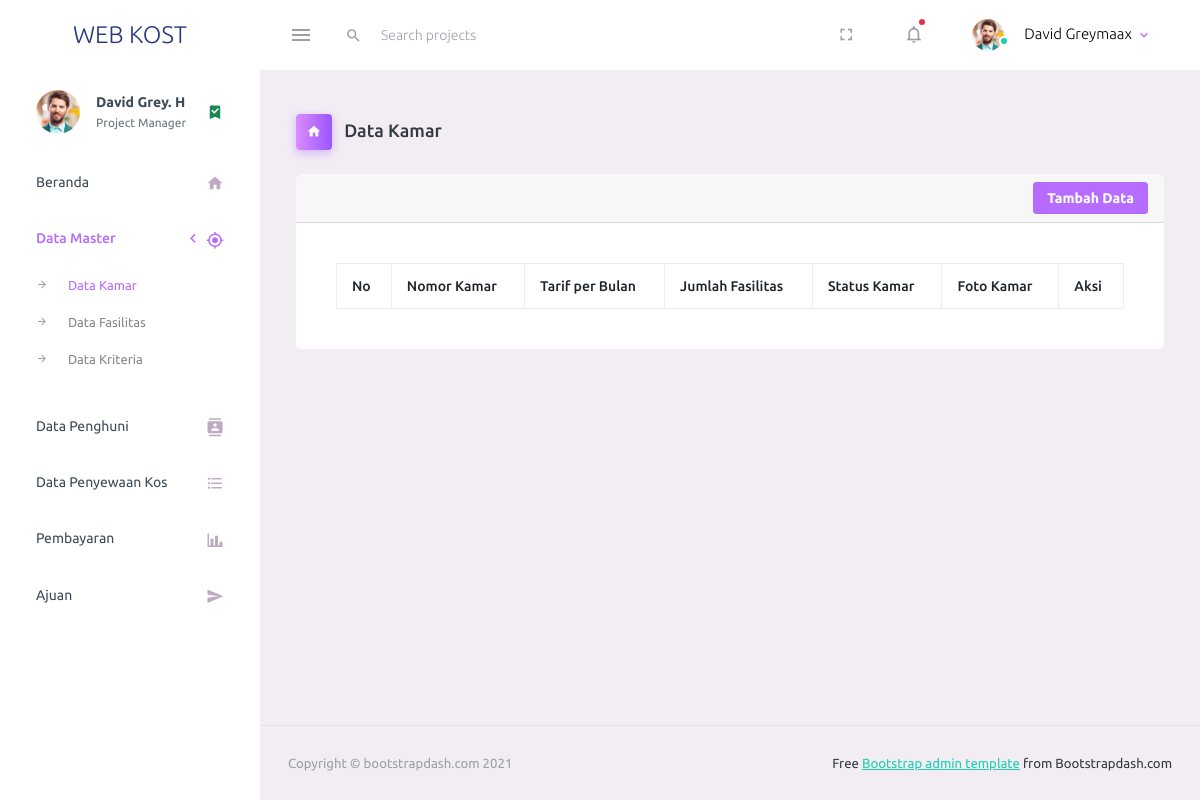
Page /index.php/admin/kamar on the earlier database version.
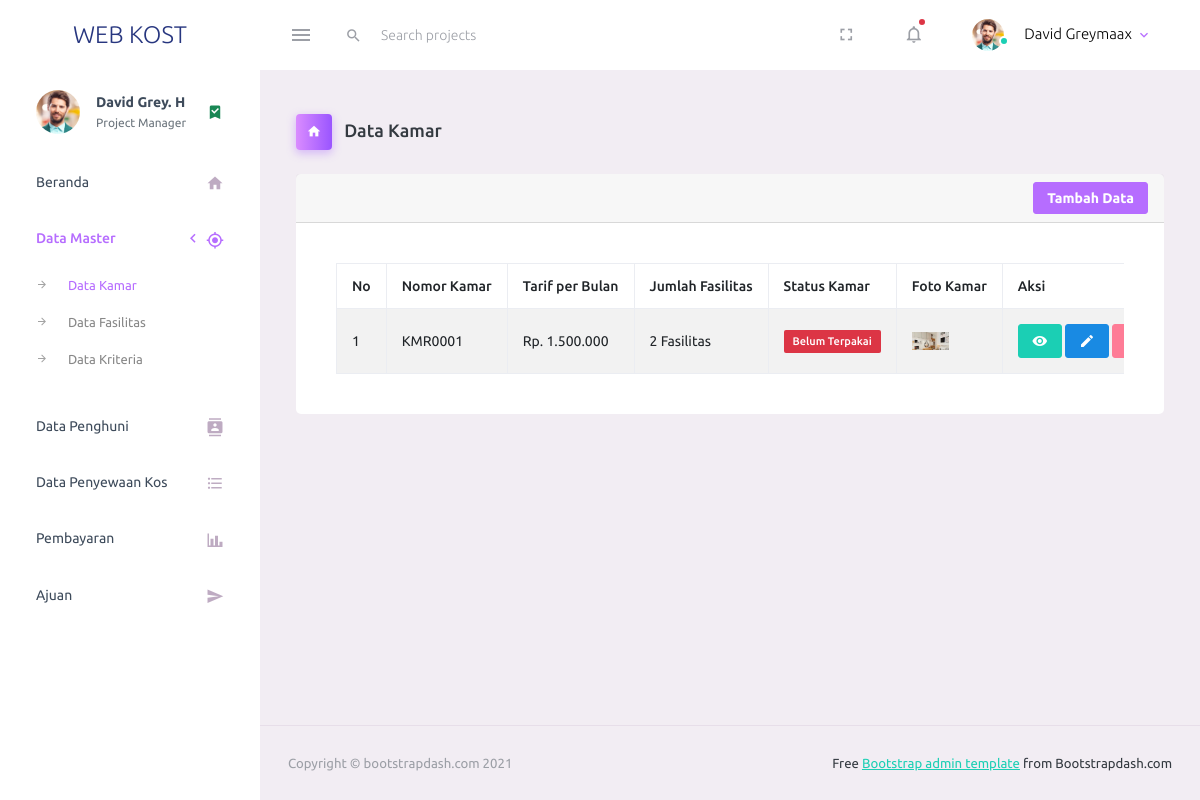
Same page on the later database version.
### tables this page shows
CREATE TABLE `tbl_kamar` (
  `id_kamar` int(11) NOT NULL,
  `id_kriteria` int(11) NOT NULL,
  `nomor_kamar` varchar(30) NOT NULL,
  `nama_fasilitas` varchar(100) NOT NULL,
  `harga` varchar(100) NOT NULL,
  `jumlah_fasilitas` varchar(100) NOT NULL,
  `foto` text NOT NULL,
  `alamat` text NOT NULL,
  `keterangan` text NOT NULL,
  `status` varchar(50) NOT NULL
);

### application/libraries/Template.php (called while the page is built, shortened)
<?php
class Template {
    var $template_data = array();
    function set($name, $value)
    {
        $this->template_data[$name] = $value;
    }
    function load($template = '', $view = '' , $view_data = array(), $return = FALSE)
    {
        $this->CI =& get_instance();
        $this->set('contents', $this->CI->load->view($view, $view_data, TRUE));
        return $this->CI->load->view($template, $this->template_data, $return);
    }
}

### application/controllers/admin/Kamar.php (called while the page is built, shortened)
<?php
class Kamar extends CI_Controller {
	public function index()
	{
		$data['title'] = 'Kamar - WebKost';
        $data['master_kamar'] = $this->kamar->get_data();
        $this->template->load('admin/v_template', 'admin/master/v_kamar', $data);
	}
}

### index.php (called while the page is built, shortened)
<?php
require_once BASEPATH.'core/CodeIgniter.php';

### application/models/KamarModel.php (called while the page is built, shortened)
<?php
class KamarModel extends CI_Model
{
    public function get_data()
    {
        $this->db->select('*');
        $this->db->from('tbl_kamar');
        $query = $this->db->get()->result();
        return $query;
    }
}

### application/views/admin/master/v_kamar.php (the view, shortened to what this page needs)
<div class="content-wrapper">
            <div class="page-header">
              <h3 class="page-title">
                <span class="page-title-icon bg-gradient-primary text-white me-2">
                  <i class="mdi mdi-home"></i>
                </span> Data Kamar
              </h3>
            </div>
            <div class="row">
              <div class="col-12 grid-margin">
                <div class="card">
                  <div class="card-header">
                      <div class="d-flex justify-content-end">
                        <a href="<?= base_url('admin/kamar/tambah') ?>" class="btn btn-primary btn-sm">Tambah Data</a>
                      </div>
                  </div>
                  <div class="card-body">
                    <div class="table-responsive">
                      <table class="table table-bordered table-striped" id="example">
                        <thead>
                          <tr>
                            <th>No</th>
                            <th>Nomor Kamar</th>
                            <th>Tarif per Bulan</th>
                            <th>Jumlah Fasilitas</th>
                            <th>Status Kamar</th>
                            <th>Foto Kamar</th>
                            <th> Aksi </th>
                          </tr>
                        </thead>
                        <tbody>
                          <?php $no=1; foreach($master_kamar as $kamar) : ?>
                          <tr>
                            <td><?= $no++; ?></td>
                            <td><?= $kamar->nomor_kamar ?></td>
                            <td><?= $kamar->harga ?></td>
                            <td><?= $kamar->jumlah_fasilitas, ' Fasilitas' ?></td>
                            <td>
                            <?php if ($kamar->status == 'Belum Terpakai'): ?>
                                <span class="badge bg-danger">Belum Terpakai</span>
                            <?php else: ?>
                                <span class="badge bg-primary">Terpakai</span>
                            <?php endif; ?>
                            </td>
                            <td>
                              <a href="<?= base_url('uploads/foto/'.$kamar->foto) ?>" target="_blank"><img src="<?= base_url('uploads/foto/'.$kamar->foto) ?>" alt="<?= $kamar->foto; ?>"></a>
                            </td>
                            <td>
                              <a href="" data-bs-target="#detailKamar<?= $kamar->nomor_kamar ?>" data-bs-toggle="modal" class="btn btn-success btn-sm"><i class="mdi mdi-eye"></i></a>
                                <a href="<?= base_url('admin/kamar/edit_kamar/'. $kamar->nomor_kamar) ?>" class="btn btn-info btn-sm"><i class="mdi mdi-pencil"></i></a>
                                <a href="" data-bs-toggle="modal" data-bs-target="#hapuskamar<?= $kamar->nomor_kamar ?>" class="btn btn-danger btn-sm"><i class="mdi mdi-delete"></i></a>
                            </td>
                          </tr>
                          <?php endforeach; ?>
                        </tbody>
                      </table>
                    </div>
                  </div>
                </div>
              </div>
            </div>
        </div>

### application/views/admin/v_template.php (shortened to what this page needs)
<!DOCTYPE html>
<html lang="en">
  <head>
    <link rel="stylesheet" href="<?= base_url('assets/vendors/mdi/css/materialdesignicons.min.css') ?>">
    <link rel="stylesheet" href="<?= base_url('assets/vendors/css/vendor.bundle.base.css') ?>">
    <link rel="stylesheet" href="<?= base_url('assets/css/style.css') ?>">
    <link rel="stylesheet" href="https://cdn.datatables.net/2.0.7/css/dataTables.bootstrap5.min.css">
  </head>
  <body>
    <div class="container-scroller">
      <nav class="navbar default-layout-navbar col-lg-12 col-12 p-0 fixed-top d-flex flex-row">
        <div class="text-center navbar-brand-wrapper d-flex align-items-center justify-content-center">
          <a class="navbar-brand brand-logo" href="index.html">WEB KOST
        </div>
        <div class="navbar-menu-wrapper d-flex align-items-stretch">
          <button class="navbar-toggler navbar-toggler align-self-center" type="button" data-toggle="minimize">
            <span class="mdi mdi-menu"></span>
          </button>
          <div class="search-field d-none d-md-block">
            <form class="d-flex align-items-center h-100" action="#">
              <div class="input-group">
                <div class="input-group-prepend bg-transparent">
                  <i class="input-group-text border-0 mdi mdi-magnify"></i>
                </div>
                <input type="text" class="form-control bg-transparent border-0" placeholder="Search projects">
              </div>
            </form>
          </div>
          <ul class="navbar-nav navbar-nav-right">
            <li class="nav-item d-none d-lg-block full-screen-link">
              <a class="nav-link">
                <i class="mdi mdi-fullscreen" id="fullscreen-button"></i>
              </a>
            </li>
            <li class="nav-item dropdown">
              <a class="nav-link count-indicator dropdown-toggle" id="notificationDropdown" href="#" data-bs-toggle="dropdown">
                <i class="mdi mdi-bell-outline"></i>
                <span class="count-symbol bg-danger"></span>
              </a>
            </li>
            <li class="nav-item nav-profile dropdown">
              <a class="nav-link dropdown-toggle" id="profileDropdown" href="#" data-bs-toggle="dropdown" aria-expanded="false">
                <div class="nav-profile-img">
                  <img src="<?= base_url('assets/images/faces/face1.jpg') ?>" alt="image">
                  <span class="availability-status online"></span>
                </div>
                <div class="nav-profile-text">
                  <p class="mb-1 text-black">David Greymaax</p>
                </div>
              </a>
            </li>
          </ul>
        </div>
      </nav>
      <div class="container-fluid page-body-wrapper">
        <nav class="sidebar sidebar-offcanvas" id="sidebar">
          <ul class="nav">
            <li class="nav-item nav-profile">
              <a href="#" class="nav-link">
                <div class="nav-profile-image">
                  <img src="<?= base_url('assets/images/faces/face1.jpg') ?>" alt="profile">
                </div>
                <div class="nav-profile-text d-flex flex-column">
                  <span class="font-weight-bold mb-2">David Grey. H</span>
                  <span class="text-secondary text-small">Project Manager</span>
                </div>
                <i class="mdi mdi-bookmark-check text-success nav-profile-badge"></i>
              </a>
            </li>
            <li class="nav-item">
              <a class="nav-link" href="<?= base_url('admin/dashboard') ?>">
                <span class="menu-title">Beranda</span>
                <i class="mdi mdi-home menu-icon"></i>
              </a>
            </li>
            <li class="nav-item">
              <a class="nav-link" data-bs-toggle="collapse" href="#ui-basic" aria-expanded="false" aria-controls="ui-basic">
                <span class="menu-title">Data Master</span>
                <i class="menu-arrow"></i>
                <i class="mdi mdi-crosshairs-gps menu-icon"></i>
              </a>
              <div class="collapse" id="ui-basic">
                <ul class="nav flex-column sub-menu">
                  <li class="nav-item"> <a class="nav-link" href="<?= base_url('admin/kamar') ?>">Data Kamar</a></li>
                  <li class="nav-item"> <a class="nav-link" href="<?= base_url('admin/fasilitas') ?>">Data Fasilitas</a></li>
                  <li class="nav-item"> <a class="nav-link" href="<?= base_url('admin/kriteria') ?>">Data Kriteria</a></li>
                </ul>
              </div>
            </li>
            <li class="nav-item">
              <a class="nav-link" href="pages/icons/mdi.html">
                <span class="menu-title">Data Penghuni</span>
                <i class="mdi mdi-contacts menu-icon"></i>
              </a>
            </li>
            <li class="nav-item">
              <a class="nav-link" href="pages/forms/basic_elements.html">
                <span class="menu-title">Data Penyewaan Kos</span>
                <i class="mdi mdi-format-list-bulleted menu-icon"></i>
              </a>
            </li>
            <li class="nav-item">
              <a class="nav-link" href="pages/charts/chartjs.html">
                <span class="menu-title">Pembayaran</span>
                <i class="mdi mdi-chart-bar menu-icon"></i>
              </a>
            </li>
            <li class="nav-item">
              <a class="nav-link" href="pages/tables/basic-table.html">
                <span class="menu-title">Ajuan</span>
                <i class="mdi mdi-send menu-icon"></i>
              </a>
            </li>
          </ul>
        </nav>
        <div class="main-panel">
          <?= $contents ?>
          <footer class="footer">
            <div class="container-fluid d-flex justify-content-between">
              <span class="text-muted d-block text-center text-sm-start d-sm-inline-block">Copyright © bootstrapdash.com 2021</span>
              <span class="float-none float-sm-end mt-1 mt-sm-0 text-end"> Free <a href="https://www.bootstrapdash.com/bootstrap-admin-template/" target="_blank">Bootstrap admin template</a> from Bootstrapdash.com</span>
            </div>
          </footer>
        </div>
      </div>
    </div>
  </body>
</html>

Differences in the rows shown:
added tbl_kamar: nomor_kamar "KMR0001", harga "Rp. 1.500.000", jumlah_fasilitas "2", status "Belum Terpakai", foto (picture)
